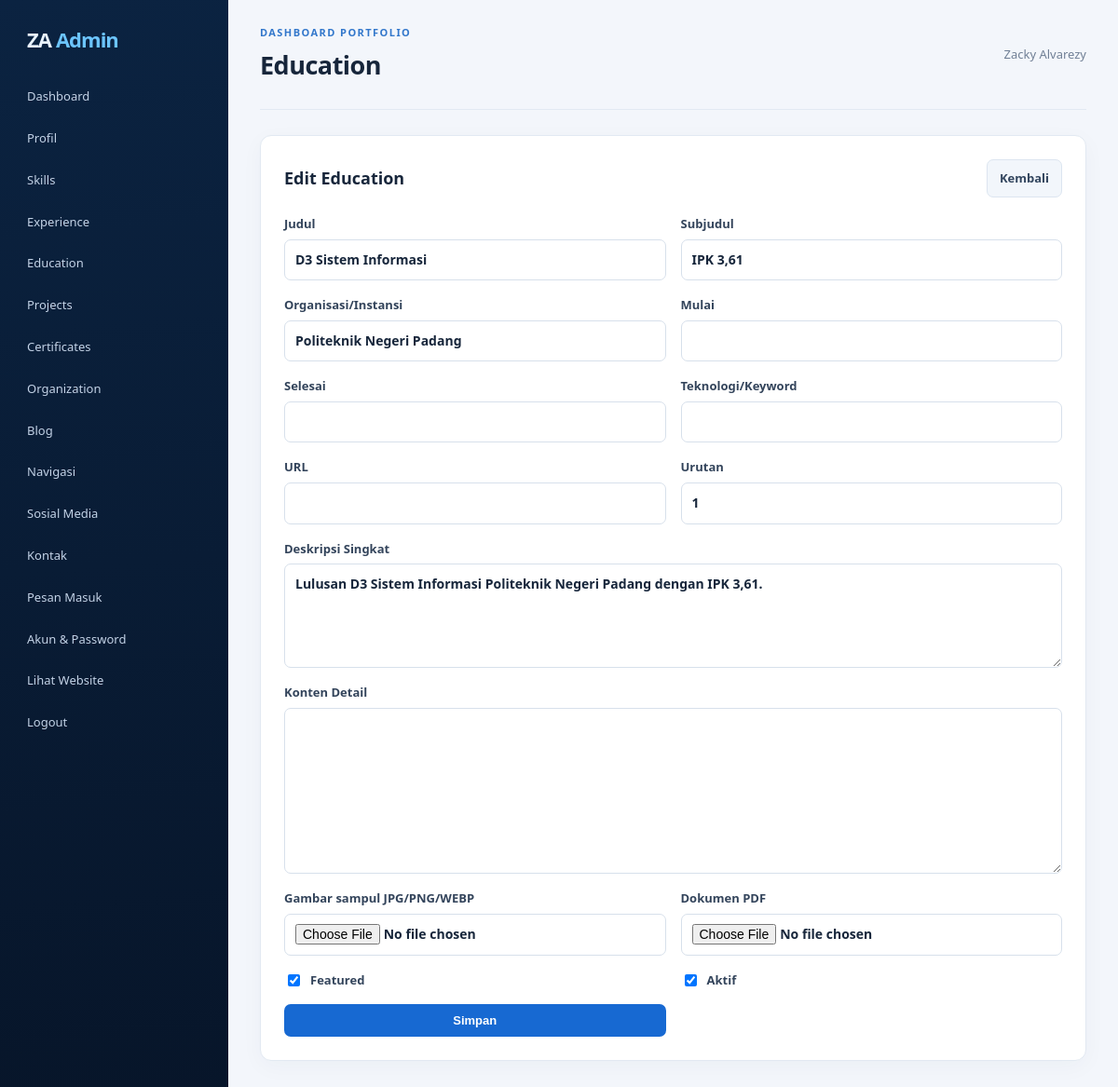
/admin/content.php?type=education&action=edit&id=2 (signed in), run on the app's committed database.
### tables this page shows
CREATE TABLE IF NOT EXISTS content_items (
  id INT UNSIGNED AUTO_INCREMENT PRIMARY KEY,
  type ENUM('skill','experience','education','project','certificate','organization','blog') NOT NULL,
  title VARCHAR(180) NOT NULL,
  subtitle VARCHAR(220) DEFAULT NULL,
  organization VARCHAR(180) DEFAULT NULL,
  start_date VARCHAR(60) DEFAULT NULL,
  end_date VARCHAR(60) DEFAULT NULL,
  description TEXT DEFAULT NULL,
  body LONGTEXT DEFAULT NULL,
  technologies VARCHAR(255) DEFAULT NULL,
  url VARCHAR(255) DEFAULT NULL,
  image VARCHAR(255) DEFAULT NULL,
  document VARCHAR(255) DEFAULT NULL,
  sort_order INT NOT NULL DEFAULT 0,
  is_featured TINYINT(1) NOT NULL DEFAULT 0,
  is_active TINYINT(1) NOT NULL DEFAULT 1,
  created_at TIMESTAMP NULL DEFAULT CURRENT_TIMESTAMP,
  updated_at TIMESTAMP NULL DEFAULT CURRENT_TIMESTAMP ON UPDATE CURRENT_TIMESTAMP,
  INDEX idx_type_active_order (type, is_active, sort_order)
);

### config/database.php (called while the page is built, shortened)
<?php
function db(): PDO
{
    $dsn = 'mysql:host=' . DB_HOST . ';dbname=' . DB_NAME . ';charset=' . DB_CHARSET;
    $pdo = new PDO($dsn, DB_USER, DB_PASS, [
        PDO::ATTR_ERRMODE => PDO::ERRMODE_EXCEPTION,
        PDO::ATTR_DEFAULT_FETCH_MODE => PDO::FETCH_ASSOC,
        PDO::ATTR_EMULATE_PREPARES => false,
    ]);
    return $pdo;
}

### config/helpers.php (called while the page is built, shortened)
<?php
require_once __DIR__ . '/database.php';
function e(mixed $value): string
{
    return htmlspecialchars((string) $value, ENT_QUOTES | ENT_SUBSTITUTE, 'UTF-8');
}
function url(string $path = ''): string
{
    return rtrim(APP_URL, '/') . '/' . ltrim($path, '/');
}

### admin/content.php (the view, shortened to what this page needs)
<?php
$types = [
    'skill' => 'Skills',
    'experience' => 'Experience',
    'education' => 'Education',
    'project' => 'Projects',
    'certificate' => 'Certificates',
    'organization' => 'Organization',
    'blog' => 'Blog',
];
$type = $_GET['type'] ?? 'skill';
$action = $_GET['action'] ?? 'list';
$id = isset($_GET['id']) ? (int) $_GET['id'] : 0;
$item = null;
if ($action === 'edit' && $id > 0) {
    $stmt = db()->prepare('SELECT * FROM content_items WHERE id = :id AND type = :type');
    $stmt->execute(['id' => $id, 'type' => $type]);
    $item = $stmt->fetch();
}
require __DIR__ . '/_header.php';
if ($action === 'create' || $item):
?>
<section class="panel">
  <div class="panel-head">
    <h2><?= $item ? 'Edit' : 'Tambah' ?> <?= e($types[$type]) ?></h2>
    <a class="btn ghost" href="<?= e(url('admin/content.php?type=' . $type)) ?>">Kembali</a>
  </div>
  <form class="form-grid" method="post" enctype="multipart/form-data">
    <label>Judul<input name="title" required value="<?= e($item['title'] ?? $_POST['title'] ?? '') ?>"></label>
    <label>Subjudul<input name="subtitle" value="<?= e($item['subtitle'] ?? $_POST['subtitle'] ?? '') ?>"></label>
    <label>Organisasi/Instansi<input name="organization" value="<?= e($item['organization'] ?? $_POST['organization'] ?? '') ?>"></label>
    <label>Mulai<input name="start_date" value="<?= e($item['start_date'] ?? $_POST['start_date'] ?? '') ?>"></label>
    <label>Selesai<input name="end_date" value="<?= e($item['end_date'] ?? $_POST['end_date'] ?? '') ?>"></label>
    <label>Teknologi/Keyword<input name="technologies" value="<?= e($item['technologies'] ?? $_POST['technologies'] ?? '') ?>"></label>
    <label>URL<input type="url" name="url" value="<?= e($item['url'] ?? $_POST['url'] ?? '') ?>"></label>
    <label>Urutan<input type="number" name="sort_order" value="<?= e((string)($item['sort_order'] ?? $_POST['sort_order'] ?? 0)) ?>"></label>
    <label class="full">Deskripsi Singkat<textarea name="description" rows="4"><?= e($item['description'] ?? $_POST['description'] ?? '') ?></textarea></label>
    <label class="full">Konten Detail<textarea name="body" rows="7"><?= e($item['body'] ?? $_POST['body'] ?? '') ?></textarea></label>
    <label>Gambar sampul JPG/PNG/WEBP<input type="file" name="image" accept=".jpg,.jpeg,.png,.webp"></label>
    <label>Dokumen PDF<input type="file" name="document" accept=".pdf"><?php if (!empty($item['document'])): ?><span class="check"><input type="checkbox" name="remove_document"> Hapus dokumen</span><?php endif; ?></label>
    <label class="check"><input type="checkbox" name="is_featured" <?= !empty($item['is_featured']) ? 'checked' : '' ?>> Featured</label>
    <label class="check"><input type="checkbox" name="is_active" <?= !isset($item) || !empty($item['is_active']) ? 'checked' : '' ?>> Aktif</label>
    <button class="btn primary" type="submit">Simpan</button>
  </form>
</section>
<?php endif; require __DIR__ . '/_footer.php'; ?>

### assets/css/admin.css (style rules this page uses)
:root { --bg:#f3f6fb;--navy:#081a31;--ink:#17263b;--muted:#718096;--blue:#1769d2;--line:#e2e9f2;--panel:#fff }
* { box-sizing:border-box }
body { margin:0;background:var(--bg);color:var(--ink);font:15px/1.6 "Segoe UI",Arial,sans-serif }
a { color:inherit;text-decoration:none }
.panel { background:var(--panel);border:1px solid var(--line);border-radius:12px;padding:25px;margin-bottom:22px;box-shadow:0 6px 24px rgba(18,47,86,.035) }
.panel h2 { font-size:18px;margin:0 0 17px }
.panel-head { display:flex;justify-content:space-between;align-items:center;gap:15px;margin-bottom:18px }
.panel-head h2 { margin:0 }
.btn { display:inline-flex;align-items:center;justify-content:center;border:1px solid transparent;border-radius:7px;padding:9px 13px;font-size:13px;font-weight:700;cursor:pointer }
.btn.primary { background:#1769d2;color:white }
.btn.ghost { background:#f2f6fb;border-color:#dce5f0;color:#32455e }
.form-grid { display:grid;grid-template-columns:repeat(2,minmax(0,1fr));gap:16px }
.form-grid label,.stack-form label { display:grid;gap:6px;font-size:13px;font-weight:600;color:#33445b }
.form-grid input,.form-grid textarea,.form-grid select,.stack-form input,.search-form input { width:100%;border:1px solid #d7e0eb;border-radius:7px;padding:10px 11px;background:white;color:#17263b;font:inherit;font-size:14px }
.form-grid label.full { grid-column:1/-1 }
.form-grid .check { display:flex;align-items:center;gap:8px }
.form-grid .check input { width:auto }

### data on the page
content_items: title "D3 Sistem Informasi", subtitle "IPK 3,61", organization "Politeknik Negeri Padang", sort_order "1", description "Lulusan D3 Sistem Informasi Politeknik Negeri Padang dengan IPK 3,61.", is_featured "☑", is_active "☑"

### other printed values
$pageTitle "Education"
$_SESSION['admin_name'] "Zacky Alvarezy"
$types[$type] "Education"
